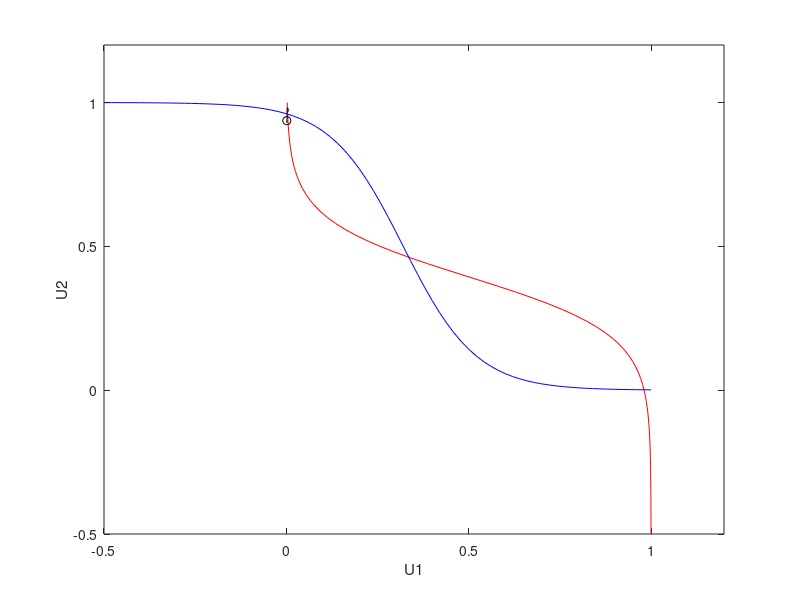
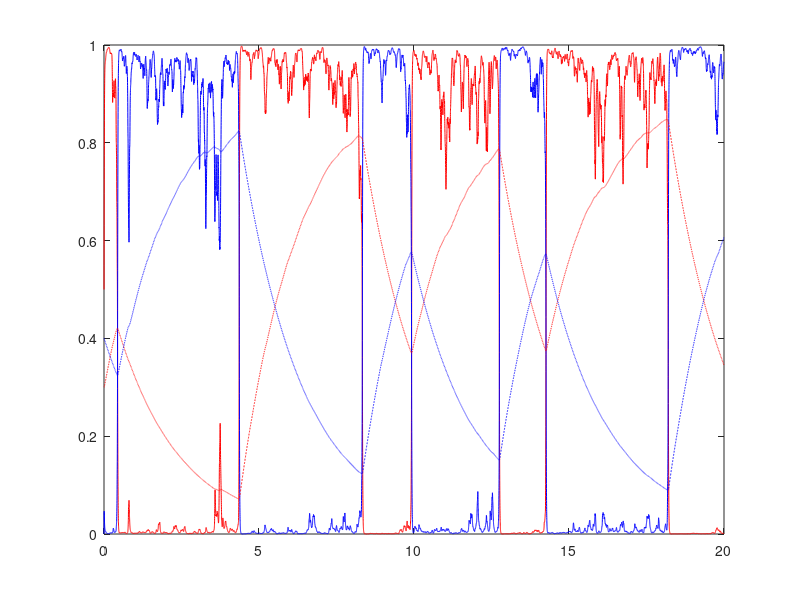

Source code (MATLAB) for these figures, in order:
% LC spike fq adaptation model (like Shpiro et al 2007, eq 4)
% by Sara Steele, 1/2012


function [u1 u2 tax a1 a2] = binocular_rivalry_anim3
close all;
% alex asked an excellent question- where's the stochasticity?
bPlot = 1; 
%figure;
%nullcline animation

%basic parameters
% original
% taua = 1000;
% beta = 1.1;
% g = 0.5; % g = 1.0;
% iboth (1)= .05;
% tauN = 10;

% adapted to my version of Shpiro et al
taua = 200;
beta = 1;
%g = 0.;%1; %
g = .3;%.5;
iboth (1)= .6;
tauN = 10;

%NOTE: for i1=0.8 and i2=0.2, nullclines intersect but no oscillations?
i1=0.0;
i2=0.0;
kf = 0.1;
thf = 0.;
%sig = .25;
sig = .09;%12
%sig = 0;
% integration pars
dt = 0.1;
time = 20000;
tax = dt:dt:time*dt;
iboth(time)=0;
iboth = ones(time,1)*.5;
%initial conditions
a1 = .3; a2 = .4;
%a1 = 0; a2 = 0;
u1 = 0.5; u2 = 0;
n1 = 0; n2 = 0;

%plot nullclines
u1_line = -.5:.02:1;
u2_line = u1_line;
% 
% arg1 = -beta*u1_line-g*a1+iboth;
% arg2 = -beta*u2_line-g*a2*iboth;
% 
% y1=(1+exp(thf-(arg1)./kf)).^(-1);
% y2=(1+exp(thf-(arg2)./kf)).^(-1);
% 
% plot(y1,xline,'r',xline,y2,'b')

a1(time)=0;
a2(time)=0;

u1(time)=0;
u2(time)=0;

n1(time)=0; n2(time)=0;
for t=1:time-1 
    a1(t+1) = a1(t)+dt*(1/taua)*(u1(t)-a1(t));
    a2(t+1) = a2(t)+dt*(1/taua)*(u2(t)-a2(t));
    
    n1(t+1) = n1(t)+dt*(-n1(t)/tauN+sig/sqrt(dt)*sqrt(2/tauN)*randn(1));
    n2(t+1) = n2(t)+dt*(-n2(t)/tauN+sig/sqrt(dt)*sqrt(2/tauN)*randn(1));
    
    
    
    
    val1 = -beta*u2(t)-g*a1(t)+iboth(t)+i1+n1(t);
    val2 = -beta*u1(t)-g*a2(t)+iboth(t)+i2+n2(t);
    
    u1(t+1) = u1(t)+dt*(-u1(t)+(1+exp((thf-val1)/kf))^(-1));
    u2(t+1) = u2(t)+dt*(-u2(t)+(1+exp((thf-val2)/kf))^(-1));

   
%     arg1 = -beta*xline-g*a1(t)+iboth;
%     arg2 = -beta*xline-g*a2(t)*iboth;
%    

    y1=f(-beta*u1_line-g*a1(t)+iboth(t)+i1,thf,kf);
    y2=f(-beta*u2_line-g*a2(t)+iboth(t)+i2,thf,kf);
    %y2=(1+exp(thf-(arg2)./kf)).^(-1);
    
    %for teh_seks_pr0n
    %dt=dt*1.0001;
    
    %iboth(t+1) = iboth(t)+.000003;
    
    if bPlot
        
    if mod(t,50)==0
    plot(y1,u1_line,'r',u2_line,y2,'b', ...
    u1(max(t-70,1):t+1),u2(max(t-70,1):t+1),'k',u1(t+1),u2(t+1),'ko'),...
    %a1(max(t-70,1):t+1),a2(max(t-70,1):t+1),'r',a1(t+1),a2(t+1),'ro');
    
    
    h_x=xlabel('U1');
    h_y=ylabel('U2');
    %legend(['I = ' num2str(iboth)]);
    axis([-.5 1.2 -.5 1.2])
    drawnow;
    end
    end

end
figure;

% plot(iboth,zeros(length(iboth),1),'k');
% set(gca,'YTickLabel',' ')
% hold on;
% ax1 = gca;
% xlabel('input strength I1=I2')
% 
% % ax2 = axes('Position',get(ax1,'Position'),...
% %            'XAxisLocation','top',...
% %            'YAxisLocation','left',...
% %            'Color','none',...
% %            'XColor','k','YColor','k');
% 
%        
% h12 = line(tax,u1,'Color','r','Parent',ax2);
% h22 = line(tax,u2,'Color','b','Parent',ax2);
% line(tax,a1,'Color','r','LineStyle','--','Parent',ax2)
% xlabel('time')
% set(ax1,'YTick',get(ax2,'YTick'), ...
% 'YLim',get(ax2,'YLim'))

plot(tax/100,u1,'r',tax/100,u2,'b',tax/100,a1,'r--',tax/100,a2,'b--')
%legend('u1','u2','a1','a2')
%xlabel('input strength I1=I2')
%hl2 = line(iboth,zeros(length(iboth),1),'Color','k','Parent',ax2);



function Fu = f(u,thf,kf)

%Fu = heaviside(u);

% 
if size(u)==1
Fu = 1/(1+exp((thf-u)/kf));
else
Fu = 1./(1+exp((thf-u)./kf));
end